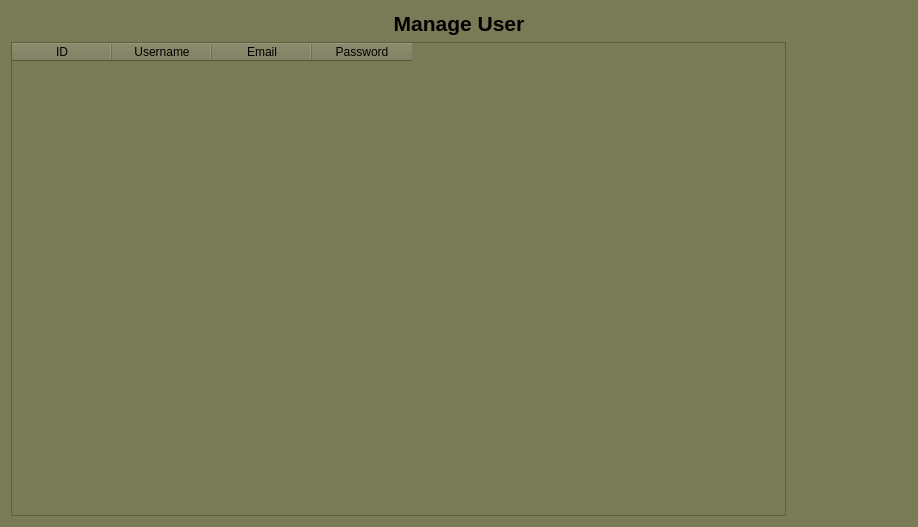
<?xml version="1.0" encoding="UTF-8"?>
<ui version="4.0">
 <class>usermanager</class>
 <widget class="QDialog" name="usermanager">
  <property name="windowModality">
   <enum>Qt::WindowModality::WindowModal</enum>
  </property>
  <property name="enabled">
   <bool>true</bool>
  </property>
  <property name="geometry">
   <rect>
    <x>0</x>
    <y>0</y>
    <width>918</width>
    <height>527</height>
   </rect>
  </property>
  <property name="windowTitle">
   <string>User Manager</string>
  </property>
  <property name="windowIcon">
   <iconset>
    <normaloff>src/UserW.png</normaloff>
    <normalon>:/new/prefix1/src/UserW.png</normalon>src/UserW.png</iconset>
  </property>
  <property name="autoFillBackground">
   <bool>false</bool>
  </property>
  <property name="styleSheet">
   <string notr="true">
background-color: rgb(121, 122, 86);</string>
  </property>
  <layout class="QGridLayout" name="gridLayout">
   <item row="0" column="0">
    <widget class="QLabel" name="manageuserlabel">
     <property name="text">
      <string>&lt;html&gt;&lt;head/&gt;&lt;body&gt;&lt;p align=&quot;center&quot;&gt;&lt;span style=&quot; font-size:16pt; font-weight:700;&quot;&gt;Manage User&lt;/span&gt;&lt;/p&gt;&lt;/body&gt;&lt;/html&gt;</string>
     </property>
    </widget>
   </item>
   <item row="1" column="0">
    <layout class="QHBoxLayout" name="horizontalLayout">
     <item>
      <widget class="QTableWidget" name="usertable">
       <column>
        <property name="text">
         <string>ID</string>
        </property>
       </column>
       <column>
        <property name="text">
         <string>Username</string>
        </property>
       </column>
       <column>
        <property name="text">
         <string>Email</string>
        </property>
       </column>
       <column>
        <property name="text">
         <string>Password</string>
        </property>
       </column>
      </widget>
     </item>
     <item>
      <layout class="QVBoxLayout" name="verticalLayout">
       <item>
        <widget class="QPushButton" name="adduserButton">
         <property name="sizePolicy">
          <sizepolicy hsizetype="Fixed" vsizetype="Fixed">
           <horstretch>0</horstretch>
           <verstretch>0</verstretch>
          </sizepolicy>
         </property>
         <property name="minimumSize">
          <size>
           <width>115</width>
           <height>39</height>
          </size>
         </property>
         <property name="sizeIncrement">
          <size>
           <width>0</width>
           <height>0</height>
          </size>
         </property>
         <property name="baseSize">
          <size>
           <width>15</width>
           <height>15</height>
          </size>
         </property>
         <property name="styleSheet">
          <string notr="true">border-radius : 35px;
background-image: url(:/new/prefix1/src/Group 5.png);</string>
         </property>
         <property name="text">
          <string/>
         </property>
         <property name="iconSize">
          <size>
           <width>100</width>
           <height>25</height>
          </size>
         </property>
        </widget>
       </item>
       <item>
        <widget class="QPushButton" name="deleteuserButton">
         <property name="sizePolicy">
          <sizepolicy hsizetype="Fixed" vsizetype="Fixed">
           <horstretch>0</horstretch>
           <verstretch>0</verstretch>
          </sizepolicy>
         </property>
         <property name="minimumSize">
          <size>
           <width>115</width>
           <height>39</height>
          </size>
         </property>
         <property name="sizeIncrement">
          <size>
           <width>0</width>
           <height>0</height>
          </size>
         </property>
         <property name="baseSize">
          <size>
           <width>15</width>
           <height>15</height>
          </size>
         </property>
         <property name="styleSheet">
          <string notr="true">border-radius : 35px;
background-image: url(:/new/prefix1/src/Group 4.png);</string>
         </property>
         <property name="text">
          <string/>
         </property>
         <property name="iconSize">
          <size>
           <width>100</width>
           <height>25</height>
          </size>
         </property>
        </widget>
       </item>
       <item>
        <widget class="QPushButton" name="edituserButton">
         <property name="sizePolicy">
          <sizepolicy hsizetype="Fixed" vsizetype="Fixed">
           <horstretch>0</horstretch>
           <verstretch>0</verstretch>
          </sizepolicy>
         </property>
         <property name="minimumSize">
          <size>
           <width>115</width>
           <height>39</height>
          </size>
         </property>
         <property name="sizeIncrement">
          <size>
           <width>0</width>
           <height>0</height>
          </size>
         </property>
         <property name="baseSize">
          <size>
           <width>15</width>
           <height>15</height>
          </size>
         </property>
         <property name="styleSheet">
          <string notr="true">border-radius : 35px;
background-image: url(:/new/prefix1/src/Edit.png);</string>
         </property>
         <property name="text">
          <string/>
         </property>
         <property name="iconSize">
          <size>
           <width>100</width>
           <height>25</height>
          </size>
         </property>
        </widget>
       </item>
      </layout>
     </item>
    </layout>
   </item>
  </layout>
 </widget>
 <resources/>
 <connections/>
</ui>
